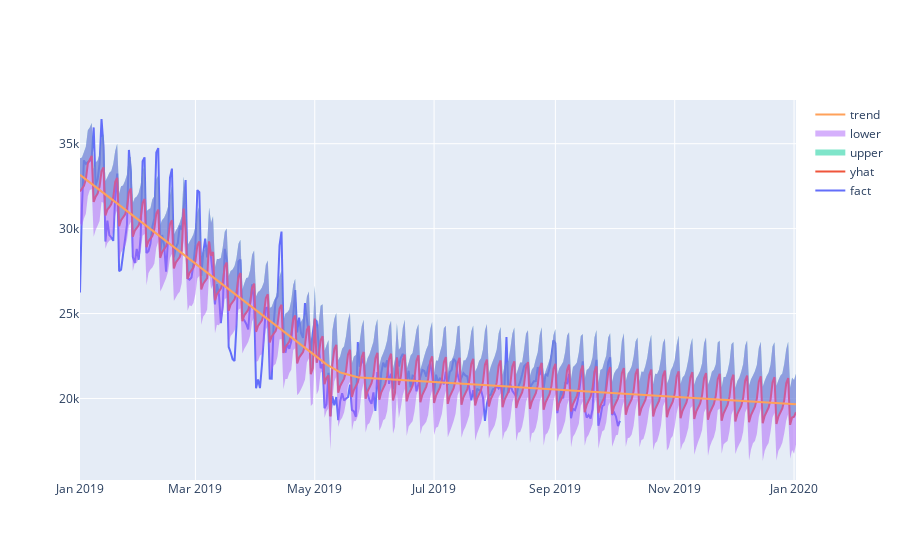

Write notebook code for a chart like this one.
### Code cell
# Рисуем график с границами прогноза на полном периоде
iplot([
    go.Scatter(x=df['ds'], y=df['y'], name='fact'),
    go.Scatter(x=final_forecast['ds'], y=final_forecast['yhat'], name='yhat'),
    go.Scatter(x=final_forecast['ds'], y=final_forecast['yhat_upper'], fill='tonexty', mode='none', name='upper'),
    go.Scatter(x=final_forecast['ds'], y=final_forecast['yhat_lower'], fill='tonexty', mode='none', name='lower'),
    go.Scatter(x=final_forecast['ds'], y=final_forecast['trend'], name='trend')
])

### Figure 1 — Plotly figure (JSON) as saved in the notebook; plotly's stock layout.template omitted (floating-point values rounded to 4 significant figures; data arrays with more than 128 entries replaced by an {"elided": "..."} marker saying what was removed)
{"data": [{"name": "fact", "type": "scatter", "x": {"elided": "277 str values"}, "y": {"elided": "277 int values"}}, {"name": "yhat", "type": "scatter", "x": {"elided": "367 str values"}, "y": {"elided": "367 float values"}}, {"fill": "tonexty", "mode": "none", "name": "upper", "type": "scatter", "x": {"elided": "367 str values"}, "y": {"elided": "367 float values"}}, {"fill": "tonexty", "mode": "none", "name": "lower", "type": "scatter", "x": {"elided": "367 str values"}, "y": {"elided": "367 float values"}}, {"name": "trend", "type": "scatter", "x": {"elided": "367 str values"}, "y": {"elided": "367 float values"}}], "layout": {}}
